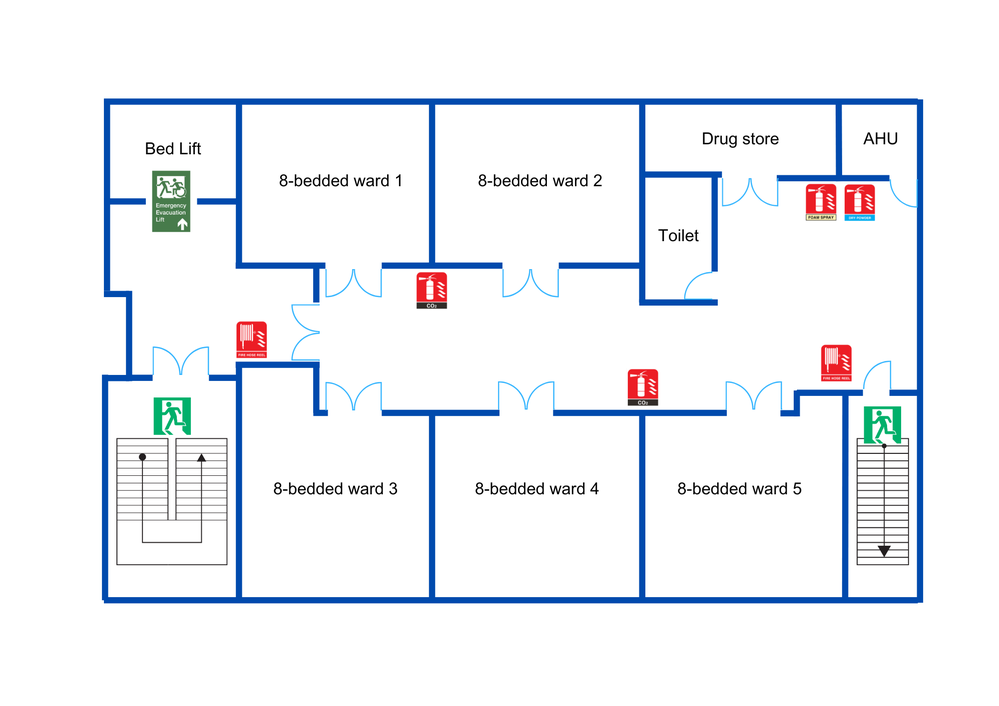
#> input picture demo/src/lib/images/hospital_simple.png, 999 x 706 px, shrunk from 2000 x 1414 before the run, found by its file name
$ python filter_walls.py
#> lines starting #> are read from the running program, lines starting #| are printed output that depends on the picture; after the words box and inside, x2 and y2 are one past the last pixel; in counts of white or black regions, pixels touching at a corner belong together
import cv2
import numpy as np

# WALL_COLOR (BGR): 167, 73, 29
WALL_COLOR = np.array([167, 73, 29])

# True = wall, False = empty space
def filter_walls(image):
    image = filter_walls_as_image(image)
    image = image.astype(dtype=bool)
    return image

# 255 = empty space, 0 = wall
def filter_walls_as_image(image):
    image = -(cv2.inRange(image, WALL_COLOR - 50, WALL_COLOR + 50).astype(dtype="uint8") - 255)
    return image

if __name__ == '__main__':
    img = cv2.imread(r'C:\Users\rithi\Documents\GitHub\path-hero\static\images\floor\hospital_simple.png')
#> img is the input picture: shape (706, 999, 3); mean B, G, R 246.6, 241.9, 238.9
    # img = filter_walls(img)
    img = filter_walls_as_image(img)
#> in filter_walls_as_image, `image = -(cv2.inRange(image, WALL_COLOR - 50, WALL_COLOR + 50).astype(..`:
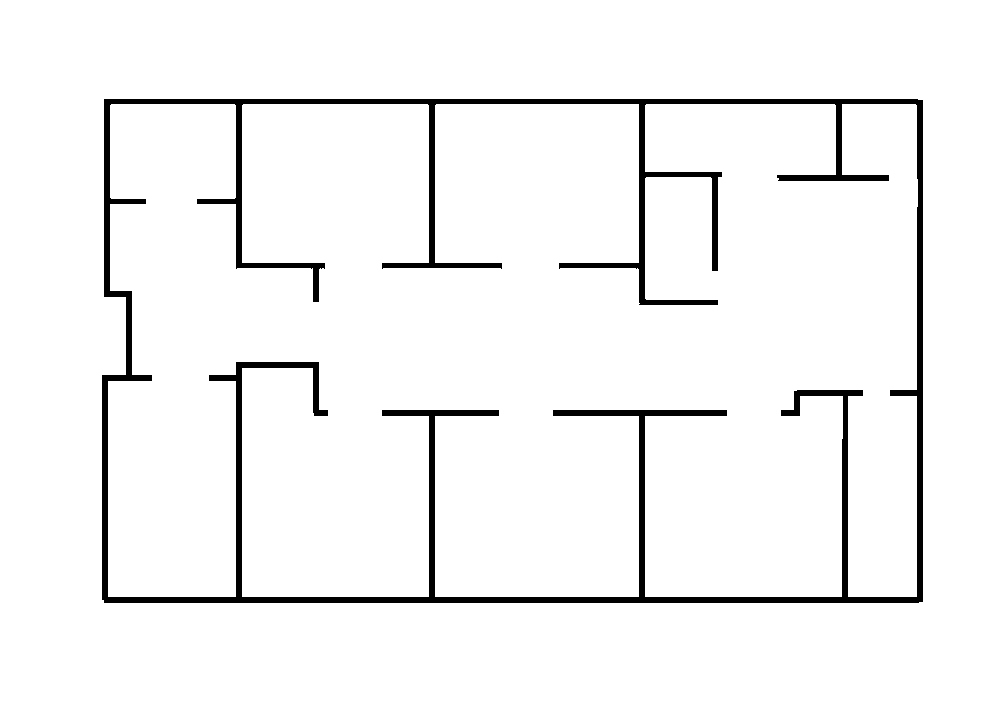
#> image: shape (706, 999); 95.6% white; 1 black region, box (x1, y1, x2, y2) and area: (102, 99, 923, 603) 31082
    cv2.imshow("", img.astype(dtype="uint8") * 255)
    cv2.imshow("", img)
    cv2.waitKey(0)
    cv2.destroyAllWindows()
